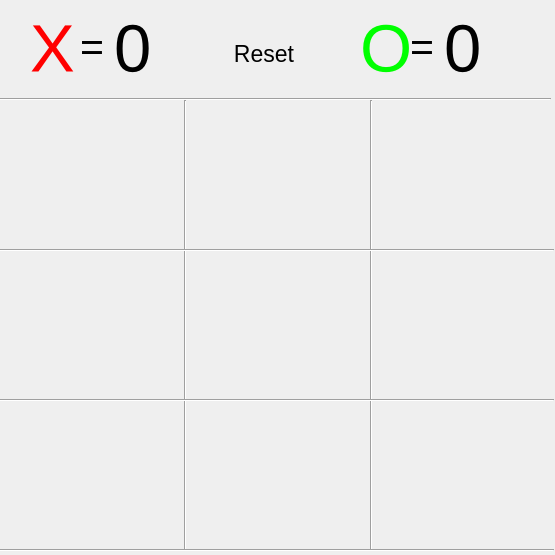
<?xml version="1.0" encoding="UTF-8"?>
<ui version="4.0">
 <class>Form</class>
 <widget class="QWidget" name="Form">
  <property name="geometry">
   <rect>
    <x>0</x>
    <y>0</y>
    <width>555</width>
    <height>555</height>
   </rect>
  </property>
  <property name="windowTitle">
   <string>Form</string>
  </property>
  <widget class="Line" name="line">
   <property name="geometry">
    <rect>
     <x>170</x>
     <y>100</y>
     <width>31</width>
     <height>451</height>
    </rect>
   </property>
   <property name="orientation">
    <enum>Qt::Vertical</enum>
   </property>
  </widget>
  <widget class="QPushButton" name="button_1">
   <property name="geometry">
    <rect>
     <x>0</x>
     <y>100</y>
     <width>185</width>
     <height>150</height>
    </rect>
   </property>
   <property name="font">
    <font/>
   </property>
   <property name="styleSheet">
    <string notr="true"/>
   </property>
   <property name="text">
    <string/>
   </property>
   <property name="checkable">
    <bool>false</bool>
   </property>
   <property name="checked">
    <bool>false</bool>
   </property>
   <property name="autoDefault">
    <bool>false</bool>
   </property>
   <property name="default">
    <bool>false</bool>
   </property>
   <property name="flat">
    <bool>true</bool>
   </property>
  </widget>
  <widget class="QPushButton" name="button_2">
   <property name="geometry">
    <rect>
     <x>186</x>
     <y>100</y>
     <width>185</width>
     <height>150</height>
    </rect>
   </property>
   <property name="font">
    <font>
     <pointsize>65</pointsize>
    </font>
   </property>
   <property name="text">
    <string/>
   </property>
   <property name="flat">
    <bool>true</bool>
   </property>
  </widget>
  <widget class="Line" name="line_2">
   <property name="geometry">
    <rect>
     <x>356</x>
     <y>100</y>
     <width>31</width>
     <height>451</height>
    </rect>
   </property>
   <property name="orientation">
    <enum>Qt::Vertical</enum>
   </property>
  </widget>
  <widget class="QPushButton" name="button_3">
   <property name="geometry">
    <rect>
     <x>372</x>
     <y>100</y>
     <width>185</width>
     <height>150</height>
    </rect>
   </property>
   <property name="font">
    <font>
     <pointsize>65</pointsize>
    </font>
   </property>
   <property name="text">
    <string/>
   </property>
   <property name="flat">
    <bool>true</bool>
   </property>
  </widget>
  <widget class="QPushButton" name="button_4">
   <property name="geometry">
    <rect>
     <x>0</x>
     <y>250</y>
     <width>185</width>
     <height>150</height>
    </rect>
   </property>
   <property name="font">
    <font>
     <pointsize>65</pointsize>
    </font>
   </property>
   <property name="text">
    <string/>
   </property>
   <property name="flat">
    <bool>true</bool>
   </property>
  </widget>
  <widget class="QPushButton" name="button_6">
   <property name="geometry">
    <rect>
     <x>372</x>
     <y>250</y>
     <width>185</width>
     <height>150</height>
    </rect>
   </property>
   <property name="font">
    <font>
     <pointsize>65</pointsize>
    </font>
   </property>
   <property name="text">
    <string/>
   </property>
   <property name="flat">
    <bool>true</bool>
   </property>
  </widget>
  <widget class="QPushButton" name="button_5">
   <property name="geometry">
    <rect>
     <x>186</x>
     <y>250</y>
     <width>185</width>
     <height>150</height>
    </rect>
   </property>
   <property name="font">
    <font>
     <pointsize>65</pointsize>
    </font>
   </property>
   <property name="text">
    <string/>
   </property>
   <property name="flat">
    <bool>true</bool>
   </property>
  </widget>
  <widget class="QPushButton" name="button_7">
   <property name="geometry">
    <rect>
     <x>0</x>
     <y>400</y>
     <width>185</width>
     <height>150</height>
    </rect>
   </property>
   <property name="font">
    <font>
     <pointsize>65</pointsize>
    </font>
   </property>
   <property name="text">
    <string/>
   </property>
   <property name="flat">
    <bool>true</bool>
   </property>
  </widget>
  <widget class="QPushButton" name="button_9">
   <property name="geometry">
    <rect>
     <x>372</x>
     <y>400</y>
     <width>185</width>
     <height>150</height>
    </rect>
   </property>
   <property name="font">
    <font>
     <pointsize>65</pointsize>
    </font>
   </property>
   <property name="text">
    <string/>
   </property>
   <property name="flat">
    <bool>true</bool>
   </property>
  </widget>
  <widget class="QPushButton" name="button_8">
   <property name="geometry">
    <rect>
     <x>186</x>
     <y>400</y>
     <width>185</width>
     <height>150</height>
    </rect>
   </property>
   <property name="font">
    <font>
     <pointsize>65</pointsize>
    </font>
   </property>
   <property name="text">
    <string/>
   </property>
   <property name="flat">
    <bool>true</bool>
   </property>
  </widget>
  <widget class="Line" name="line_3">
   <property name="geometry">
    <rect>
     <x>0</x>
     <y>89</y>
     <width>551</width>
     <height>20</height>
    </rect>
   </property>
   <property name="orientation">
    <enum>Qt::Horizontal</enum>
   </property>
  </widget>
  <widget class="Line" name="line_4">
   <property name="geometry">
    <rect>
     <x>0</x>
     <y>240</y>
     <width>554</width>
     <height>20</height>
    </rect>
   </property>
   <property name="orientation">
    <enum>Qt::Horizontal</enum>
   </property>
  </widget>
  <widget class="Line" name="line_5">
   <property name="geometry">
    <rect>
     <x>0</x>
     <y>390</y>
     <width>554</width>
     <height>20</height>
    </rect>
   </property>
   <property name="orientation">
    <enum>Qt::Horizontal</enum>
   </property>
  </widget>
  <widget class="Line" name="line_6">
   <property name="geometry">
    <rect>
     <x>0</x>
     <y>540</y>
     <width>554</width>
     <height>20</height>
    </rect>
   </property>
   <property name="orientation">
    <enum>Qt::Horizontal</enum>
   </property>
  </widget>
  <widget class="QLabel" name="label">
   <property name="geometry">
    <rect>
     <x>30</x>
     <y>8</y>
     <width>51</width>
     <height>81</height>
    </rect>
   </property>
   <property name="font">
    <font>
     <pointsize>50</pointsize>
    </font>
   </property>
   <property name="styleSheet">
    <string notr="true">color: rgb(255, 0, 0);</string>
   </property>
   <property name="text">
    <string>X</string>
   </property>
  </widget>
  <widget class="QLabel" name="label_2">
   <property name="geometry">
    <rect>
     <x>80</x>
     <y>26</y>
     <width>67</width>
     <height>41</height>
    </rect>
   </property>
   <property name="font">
    <font>
     <pointsize>31</pointsize>
    </font>
   </property>
   <property name="text">
    <string>=</string>
   </property>
  </widget>
  <widget class="QLabel" name="x_score">
   <property name="geometry">
    <rect>
     <x>114</x>
     <y>8</y>
     <width>51</width>
     <height>81</height>
    </rect>
   </property>
   <property name="font">
    <font>
     <pointsize>50</pointsize>
    </font>
   </property>
   <property name="styleSheet">
    <string notr="true"/>
   </property>
   <property name="text">
    <string>0</string>
   </property>
  </widget>
  <widget class="QLabel" name="label_4">
   <property name="geometry">
    <rect>
     <x>360</x>
     <y>8</y>
     <width>51</width>
     <height>81</height>
    </rect>
   </property>
   <property name="font">
    <font>
     <pointsize>50</pointsize>
    </font>
   </property>
   <property name="styleSheet">
    <string notr="true">color: rgb(0, 255, 0);</string>
   </property>
   <property name="text">
    <string>O</string>
   </property>
  </widget>
  <widget class="QLabel" name="o_score">
   <property name="geometry">
    <rect>
     <x>444</x>
     <y>8</y>
     <width>51</width>
     <height>81</height>
    </rect>
   </property>
   <property name="font">
    <font>
     <pointsize>50</pointsize>
    </font>
   </property>
   <property name="styleSheet">
    <string notr="true"/>
   </property>
   <property name="text">
    <string>0</string>
   </property>
  </widget>
  <widget class="QLabel" name="label_6">
   <property name="geometry">
    <rect>
     <x>410</x>
     <y>26</y>
     <width>67</width>
     <height>41</height>
    </rect>
   </property>
   <property name="font">
    <font>
     <pointsize>31</pointsize>
    </font>
   </property>
   <property name="text">
    <string>=</string>
   </property>
  </widget>
  <widget class="QPushButton" name="reset">
   <property name="geometry">
    <rect>
     <x>220</x>
     <y>40</y>
     <width>88</width>
     <height>27</height>
    </rect>
   </property>
   <property name="font">
    <font>
     <pointsize>17</pointsize>
    </font>
   </property>
   <property name="text">
    <string>Reset</string>
   </property>
   <property name="flat">
    <bool>true</bool>
   </property>
  </widget>
 </widget>
 <resources/>
 <connections/>
</ui>
